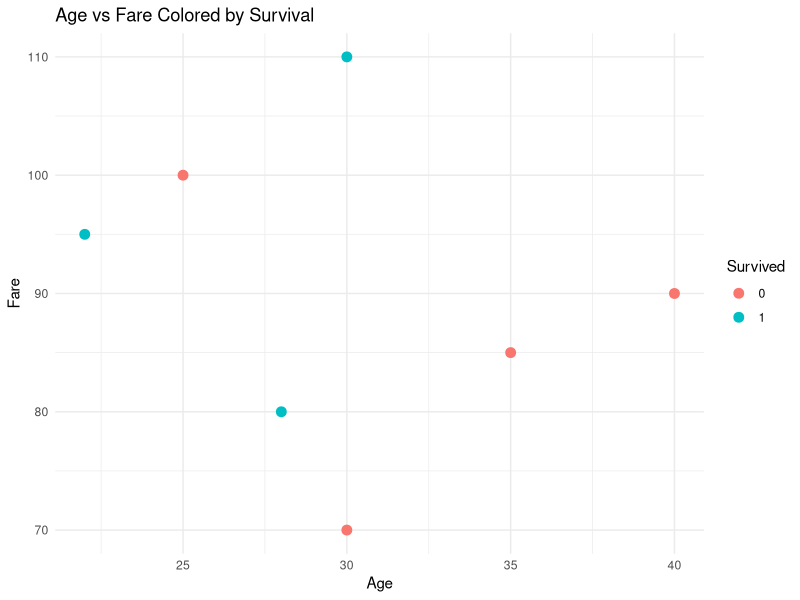

Write the R code that produced this figure.
df <- data.frame(
  Name = c('Alice', 'Bob', 'Charlie', 'David', 'Edward', 'Frank', 'Grace', 'Henry'),
  Age = c(25, 30, 35, NA, 28, 40, 22, 30),
  Gender = c('F', 'M', 'M', 'M', 'M', 'M', 'F', 'M'),
  Survived = c(0, 1, 0, 1, 1, 0, 1, 0),
  Fare = c(100.0, 110.0, 85.0, 75.0, 80.0, 90.0, 95.0, 70.0)
)
print("Initial Dataset:")
print(df)
df_cleaned <- na.omit(df)
df_cleaned <- unique(df_cleaned)
print("Cleaned Dataset:")
print(df_cleaned)
selected_columns <- df_cleaned[, c("Name", "Age", "Survived")]
print("Selected Columns (Name, Age, Survived):")
print(selected_columns)
filtered_rows <- subset(df_cleaned, Age > 30 & Survived == 0)
print("Filtered Rows (Age > 30 and Not Survived):")
print(filtered_rows)
if (!require(ggplot2)) {
  install.packages("ggplot2")
  library(ggplot2)
} else {
  library(ggplot2)
}

ggplot(df_cleaned, aes(x = Age, y = Fare, color = as.factor(Survived))) +
  geom_point(size = 3) +
  labs(
    title = "Age vs Fare Colored by Survival",
    x = "Age",
    y = "Fare",
    color = "Survived"
  ) +
  theme_minimal()